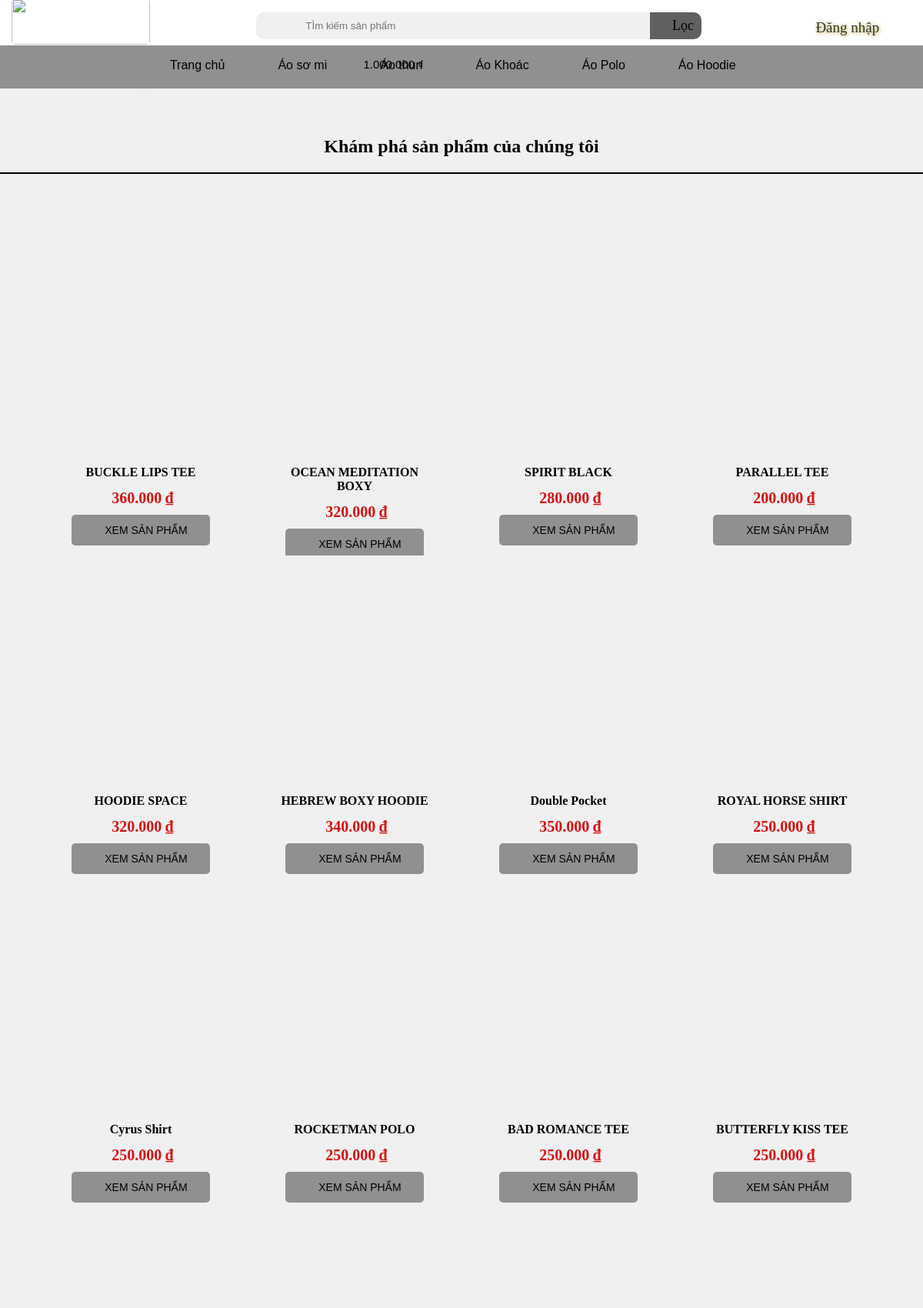
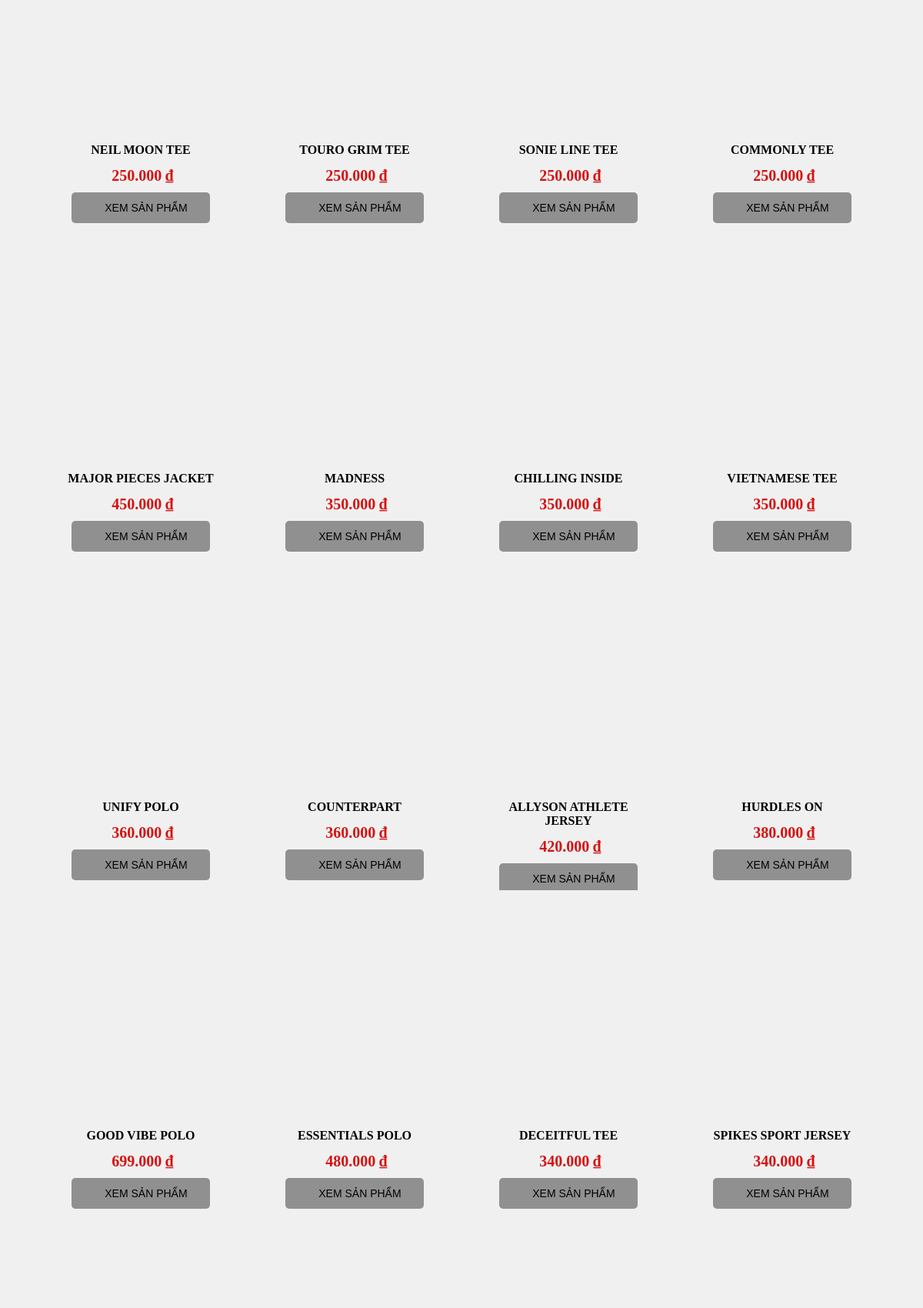
The page / (upper part) on the database its author committed (2 pictures, top to bottom).
### tables this page shows
CREATE TABLE `product` (
  `ProductID` int(11) NOT NULL,
  `TypeID` int(11) DEFAULT NULL,
  `ProductName` varchar(255) DEFAULT NULL,
  `Image` varchar(255) DEFAULT NULL,
  `ImageHV` varchar(255) DEFAULT NULL,
  `Price` decimal(10,3) DEFAULT NULL,
  `Description` text DEFAULT NULL,
  `Status` tinyint(1) DEFAULT NULL
);

### modules/user/product.php (called while the page is built, shortened)
<?php
    function loadAllProducts(){
        try {
            $sql = 'Select * from product';
            $data = [];
            $stmt = query($sql, $data, true);
            $result = $stmt->fetchAll();
            return $result;
        } catch (Exeption $exp) {
            echo $exp -> getMessage().'<br>';
            echo "Error File: ".$exp -> getFile().'<br>';
            echo "Error Line: ".$exp -> getLine().'<br>';
        die();
        }
    }
?>

### includes/database.php (called while the page is built, shortened)
<?php
require_once('connect.php');
function query($sql, $data=[], $check = false) {
    global $conn;
    $result = false;
    try{
        $stmt = $conn -> prepare($sql);
        if(!empty($data)) {
            $result =  $stmt->execute($data);
        }
        else {
            $result =  $stmt->execute();
        }
    }catch (Exception $exp){
        echo $exp -> getMessage().'<br>';
        echo "Error File: ".$exp -> getFile().'<br>';
        echo "Error Line: ".$exp -> getLine().'<br>';
        die();
    }
    if($check==true){
        return $stmt;
    }
    return $result;
}

### modules/user/index.php (the view, shortened to what this page needs)
<?php
    require_once (_WEB_PATH_TEMPLATES.'/layout/header.php');
    require_once('product.php');
?>
<body>
<div class="header" >
        <div class="headbox" id="headbox">
                <div class="headleft">
                     <div><img src="./templates/assets/logoStore.png" id="logo"></div>
                </div>
                <form class="headcenter" class="form-search">
                     <span class="search-btn"><i class="fa-light fa-magnifying-glass"></i></span>
                     <input type="text" id="form-search-product" type="text" class="form-search-input inputsearch" placeholder="TÌm kiếm sản phẩm"  onclick="searchform()">
                     <span type="button" class="filter-btn"><a href="?module=user&action=filter"><i class="fa-light fa-filter-list"></i>Lọc</a></span>
                </form>
                <div class="headerright">
                    <div class="headerright-click ">
                       <div id="AccountLogin">
                            <?php
                                if(isset($_SESSION['user'])){
                                    echo '<button  id="btnAccount"><a href="?module=auth&action=account-centre" style="color: #333; text-decoration: none;"><i class="fa-regular fa-user" style="margin: 0 10px 0 0"></i>'.$_SESSION['user-Name'].'</a></button>';
                                }else{
                                    echo '<button><a href="?module=auth&action=login" style="color: #333; text-decoration: none;">Đăng nhập</a></button>';
                                }
                            ?>
                        </div>
                    </div>
                    <div class="headerright-click"><button onclick="openCart()"> <i class="fa-regular fa-cart-shopping"></i></button></div>
                </div>
        </div>
        <div class="lowmenu">
                  <div class=""> <button type="button"><i class="fa-regular fa-house"></i><a href="?module=user">Trang chủ</a></button></div>
                   <div class=""> <button  onclick="showCategory('Áo sơ mi')">Áo sơ mi</button></div>
                   <div class=""> <button onclick="showCategory('Áo thun')">Áo thun</button></div>
                   <div class=""> <button onclick="showCategory('Áo Khoác')">Áo Khoác</button></div>
                   <div class=""> <button onclick="showCategory('Áo Polo')">Áo Polo</button></div>
                   <div class=""> <button onclick="showCategory('Áo Hoodie')">Áo Hoodie</button></div>
        </div>
        <div class="advanced-search">
            <div class="container">
                <div class="advanced-search-category">
                    <span>Phân loại </span>
                </div>
                <div class="advanced-search-price">
                    <div id="price-range">
                        <label for="min-price">Giá :</label>
                        <input type="text" id="min-price" readonly> - <input type="text" id="max-price" readonly>
                    </div>
                    <div>
                        <button id="filter-price" onclick="filterProductPrice()"><i class="fa-light fa-filter-circle-dollar"></i></button>
                    </div>
                </div>
                <div class="advanced-search-control">
                    <button id="sort-ascending" onclick="searchProducts(1)"><i class="fa-regular fa-arrow-up-short-wide"></i></button>
                    <button id="sort-descending" onclick="searchProducts(2)"><i class="fa-regular fa-arrow-down-wide-short"></i></button>
                    <button id="reset-search" onclick="searchProducts(0)"><i class="fa-light fa-arrow-rotate-right"></i></button>
                    <button onclick="closeSearchAdvanced()"><i class="fa-light fa-xmark"></i></button>
                </div>
            </div>
        </div>
    </div>
    <div class="head-img" id="head-img">
         <button class="slide-img"><img src="./templates/assets/slide2.webp"  alt=""></button>
     </div>
    <div>
       <div class="home-title-block" id="home-title">
            <h2 class="home-title">Khám phá sản phẩm của chúng tôi</h2>
        </div>
        <div class="container-products">
            <div class="home-products" id="home-products">
                <?php
                    $list_product = loadAllProducts();
                    foreach ($list_product as $p ) {?>
                        <div class="col-product">
                            <article class="card-product">
                                <div class="card-header">
                                    <a href="#" class="card-image-link">
                                    </a>
                                </div>
                                <div class="prod-info">
                                    <div class="card-content">
                                        <div class="card-title">
                                            <a href="#" class="card-title-link"><?php echo $p["ProductName"];?></a>
                                        </div>
                                    </div>
                                    <div class="card-footer">
                                        <div class="product-price">
                                            <span class="old-price"><?php echo number_format($p["Price"], 0, ',','.');?>&nbsp;₫</span>
                                        </div>
                                    <div class="product-buy">
                                        <button class="card-button order-item"><i class="fa-regular fa-cart-shopping-fast"></i>Xem sản phẩm</button>
                                    </div>
                                </div>
                                </div>
                            </article>
                        </div>
                <?php
                    }
                ?>
            </div>
         </div>
    </div>
</body>
<?php
    require_once (_WEB_PATH_TEMPLATES.'/layout/footer.php');
?>

### index.php (shortened to what this page needs)
<?php
require_once('./includes/functions.php');
require_once('./includes/database.php');
$module = _MODULE;
$action = _ACTION;
$path = 'modules/'.$module.'/'.$action.'.php';
if(file_exists($path)){
    require_once($path);
}else{
    require_once './modules/error/404.php';
}

### templates/layout/header.php (shortened to what this page needs)
<!DOCTYPE html>
<html lang="en">
    <link href="<?php echo _WEB_HOST_TEMPLATES ?>/css/font/font-awesome-pro-v6-6.2.0/css/all.min.css" rel="stylesheet" type="text/css" />
    <link rel="stylesheet" type="text/css" href="<?php echo _WEB_HOST_TEMPLATES ?>/css/style.css?ver=<?php echo rand(); ?>">
    <link rel="stylesheet" type="text/css" href="<?php echo _WEB_HOST_TEMPLATES ?>/assets/image">
    <link rel="stylesheet" href="<?php echo _WEB_HOST_TEMPLATES ?>/css/jquery-ui.css">
<body >

### templates/layout/footer.php (shortened to what this page needs)
    </body>
</html>

### rows shown on the page
product: ProductName "BUCKLE LIPS TEE", Price "360.000"
product: ProductName "OCEAN MEDITATION BOXY", Price "320.000"
product: ProductName "SPIRIT BLACK", Price "280.000"
product: ProductName "PARALLEL TEE", Price "200.000"
product: ProductName "HOODIE SPACE", Price "320.000"
product: ProductName "HEBREW BOXY HOODIE", Price "340.000"
product: ProductName "Double Pocket", Price "350.000"
product: ProductName "ROYAL HORSE SHIRT", Price "250.000"
product: ProductName "Cyrus Shirt", Price "250.000"
product: ProductName "ROCKETMAN POLO", Price "250.000"
product: ProductName "BAD ROMANCE TEE", Price "250.000"
product: ProductName "BUTTERFLY KISS TEE", Price "250.000"
product: ProductName "NEIL MOON TEE", Price "250.000"
product: ProductName "TOURO GRIM TEE", Price "250.000"
product: ProductName "SONIE LINE TEE", Price "250.000"
product: ProductName "COMMONLY TEE", Price "250.000"
product: ProductName "MAJOR PIECES JACKET", Price "450.000"
product: ProductName "MADNESS", Price "350.000"
product: ProductName "CHILLING INSIDE", Price "350.000"
product: ProductName "VIETNAMESE TEE", Price "350.000"
product: ProductName "UNIFY POLO", Price "360.000"
product: ProductName "COUNTERPART", Price "360.000"
product: ProductName "ALLYSON ATHLETE JERSEY", Price "420.000"
product: ProductName "HURDLES ON", Price "380.000"
product: ProductName "GOOD VIBE POLO", Price "699.000"
product: ProductName "ESSENTIALS POLO", Price "480.000"
product: ProductName "DECEITFUL TEE", Price "340.000"
product: ProductName "SPIKES SPORT JERSEY", Price "340.000"
